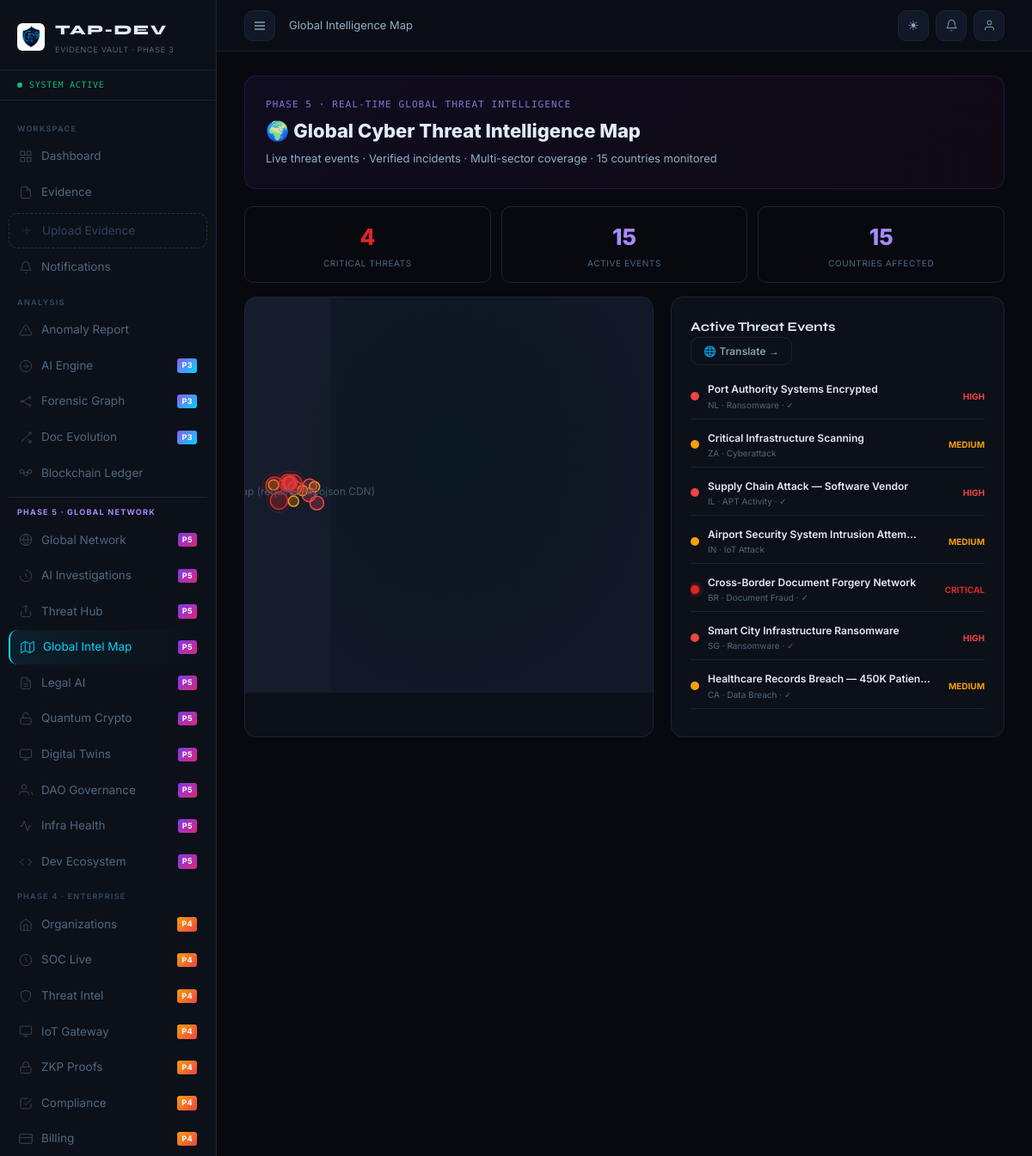
Page /intel/ (signed in) on the committed database.
### apps/global_intel/models.py (models this page shows, shortened)
class GlobalThreatEvent(models.Model):
    THREAT_TYPE = [("ATTACK","Cyberattack"),("BREACH","Data Breach"),("RANSOMWARE","Ransomware"),
                   ("APT","APT Activity"),("INSIDER","Insider Threat"),("FRAUD","Document Fraud"),
                   ("IOT","IoT Attack"),("CRITICAL_INFRA","Critical Infrastructure")]
    event_id    = models.UUIDField(default=uuid.uuid4, unique=True)
    threat_type = models.CharField(max_length=20, choices=THREAT_TYPE)
    title       = models.CharField(max_length=200)
    description = models.TextField(blank=True)
    severity    = models.CharField(max_length=10, default="MEDIUM")
    country     = models.CharField(max_length=80)
    city        = models.CharField(max_length=80, blank=True)
    geo_lat     = models.FloatField()
    geo_lon     = models.FloatField()
    reported_at = models.DateTimeField(auto_now_add=True)
    is_active   = models.BooleanField(default=True)
    source      = models.CharField(max_length=50, default="TAP-DEV")
    affected_sectors = models.JSONField(default=list)
    is_verified = models.BooleanField(default=False)
    class Meta:
        db_table = "tap_global_threats"
        ordering = ["-reported_at"]
    @property
    def severity_color(self):
        return {"CRITICAL":"#dc2626","HIGH":"#ef4444","MEDIUM":"#f59e0b","LOW":"#84cc16"}.get(self.severity,"#6b7280")

### apps/global_intel/views.py (the view)
    @login_required
    def wrap(request, *args, **kwargs):
        if getattr(getattr(request.user,"profile",None),"role","") in ("ANALYST","ADMIN"):
            return fn(request, *args, **kwargs)
        messages.error(request,"Access denied."); return redirect("dashboard:home")

### apps/global_intel/views.py (called while the page is built, shortened)
def analyst_required(fn):
    @login_required
    def wrap(request, *args, **kwargs):
        if getattr(getattr(request.user,"profile",None),"role","") in ("ANALYST","ADMIN"):
            return fn(request, *args, **kwargs)
        messages.error(request,"Access denied."); return redirect("dashboard:home")
    return wrap

def _seed_global_threats():
    if GlobalThreatEvent.objects.exists(): return

### apps/notifications/context_processors.py (called while the page is built)
def notifications_ctx(request):
    if request.user.is_authenticated:
        count = request.user.notifications.filter(is_read=False).count()
        return {'unread_notifications': count}
    return {'unread_notifications': 0}

### apps/users/models.py (called while the page is built)
    def get_avatar_initials(self):
        fn = self.user.first_name[:1] if self.user.first_name else ''
        ln = self.user.last_name[:1]  if self.user.last_name  else ''
        return (fn + ln).upper() or self.user.username[:2].upper()

### templates/global_intel/map.html (shortened to what this page needs)
{% extends 'base.html' %}
{% block nav_gintel %}active{% endblock %}
{% block breadcrumb %}Global Intelligence Map{% endblock %}
{% block content %}
<div class="p5-hero">
  <div class="p5-hero-label">Phase 5 · Real-Time Global Threat Intelligence</div>
  <div class="p5-hero-title">🌍 Global Cyber Threat Intelligence Map</div>
  <div class="p5-hero-sub">Live threat events · Verified incidents · Multi-sector coverage · {{ countries }} countries monitored</div>
</div>
<div style="display:grid;grid-template-columns:repeat(3,1fr);gap:12px;margin-bottom:16px;">
  <div class="p5-stat"><div class="p5-stat-val" style="color:#dc2626;">{{ critical_ct }}</div><div class="p5-stat-label">Critical Threats</div></div>
  <div class="p5-stat"><div class="p5-stat-val">{{ active_ct }}</div><div class="p5-stat-label">Active Events</div></div>
  <div class="p5-stat"><div class="p5-stat-val" style="color:#a78bfa;">{{ countries }}</div><div class="p5-stat-label">Countries Affected</div></div>
</div>
<div style="display:grid;grid-template-columns:2fr 1fr;gap:20px;">
  <div class="card" style="padding:0;overflow:hidden;">
    <svg id="worldMap" style="width:100%;height:460px;background:radial-gradient(ellipse at 50% 40%,rgba(0,212,255,.04) 0%,var(--bg-2) 70%);display:block;"></svg>
    <div class="map-legend">
      <div style="font-size:10px;font-weight:700;color:var(--text-2);margin-bottom:6px;">Severity</div>
      <div style="display:flex;flex-direction:column;gap:4px;">
        <div style="display:flex;align-items:center;gap:6px;font-size:10px;color:var(--text-3);"><div style="width:10px;height:10px;border-radius:50%;background:#dc2626;"></div>Critical</div>
        <div style="display:flex;align-items:center;gap:6px;font-size:10px;color:var(--text-3);"><div style="width:10px;height:10px;border-radius:50%;background:#ef4444;"></div>High</div>
        <div style="display:flex;align-items:center;gap:6px;font-size:10px;color:var(--text-3);"><div style="width:10px;height:10px;border-radius:50%;background:#f59e0b;"></div>Medium</div>
        <div style="display:flex;align-items:center;gap:6px;font-size:10px;color:var(--text-3);"><div style="width:10px;height:10px;border-radius:50%;background:#84cc16;"></div>Low</div>
      </div>
    </div>
  </div>
  <div class="card">
    <div class="card-header"><div class="card-title">Active Threat Events</div>
      <a href="{% url 'global_intel:translate' %}" class="btn btn-ghost btn-sm">🌐 Translate →</a></div>
    <div style="display:flex;flex-direction:column;gap:4px;margin-top:10px;max-height:400px;overflow-y:auto;">
      {% for event in events %}
      <div class="threat-event-row">
        <div class="geo-dot" style="background:{{ event.severity_color }};flex-shrink:0;{% if event.severity == 'CRITICAL' %}box-shadow:0 0 6px {{ event.severity_color }};{% endif %}"></div>
        <div style="flex:1;min-width:0;">
          <div style="font-size:12px;font-weight:600;color:var(--text);overflow:hidden;text-overflow:ellipsis;white-space:nowrap;">{{ event.title|truncatechars:40 }}</div>
          <div style="font-size:10px;color:var(--text-3);">{{ event.country }} · {{ event.get_threat_type_display }}{% if event.is_verified %} · ✓{% endif %}</div>
        </div>
        <div style="font-size:10px;font-weight:700;color:{{ event.severity_color }};flex-shrink:0;">{{ event.severity }}</div>
      </div>
      {% endfor %}
    </div>
  </div>
</div>
{% endblock %}

### rows in the picture
GlobalThreatEvent: title "Port Authority Systems Encrypted", country "NL", threat_type "Ransomware", severity "HIGH"
GlobalThreatEvent: title "Critical Infrastructure Scanning", country "ZA", threat_type "Cyberattack", severity "MEDIUM"
GlobalThreatEvent: title "Supply Chain Attack — Software Vendor", country "IL", threat_type "APT Activity", severity "HIGH"
GlobalThreatEvent: title "Airport Security System Intrusion Attem…", country "IN", threat_type "IoT Attack", severity "MEDIUM"
GlobalThreatEvent: title "Cross-Border Document Forgery Network", country "BR", threat_type "Document Fraud", severity "CRITICAL"
GlobalThreatEvent: title "Smart City Infrastructure Ransomware", country "SG", threat_type "Ransomware", severity "HIGH"
GlobalThreatEvent: title "Healthcare Records Breach — 450K Patien…", country "CA", threat_type "Data Breach", severity "MEDIUM"

### other values in the picture
{{ countries }} "15"
{{ critical_ct }} "4"
{{ active_ct }} "15"
